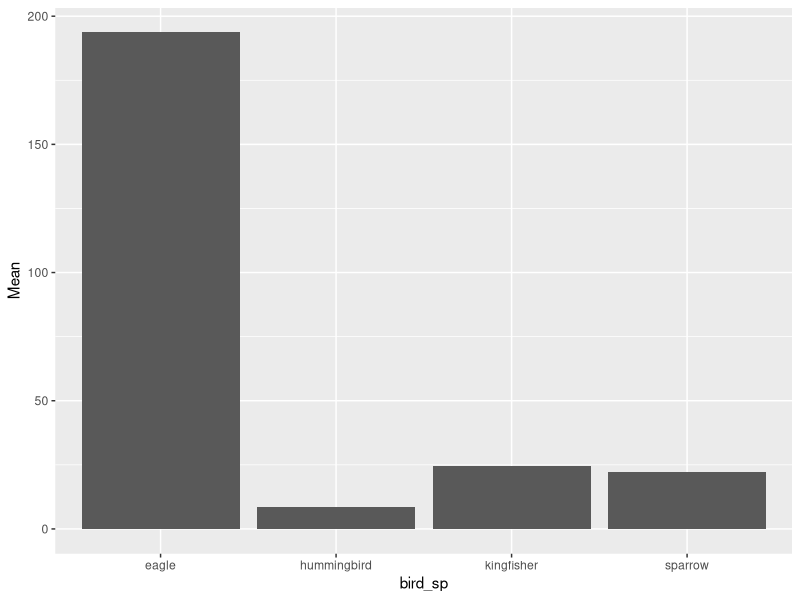

The R script that drew this image:
#Week 2 Coding Club: Intro to R
#Challenge yourself section
#Written by John McAuley 2/10/2019 University of Edinburgh

#Clear R's Brain
rm(list = ls())
library('dplyr')
library('ggplot2')
bird_sp <- c("sparrow", 'kingfisher', 'eagle', 'hummingbird')
bird_sp <- c(bird_sp, bird_sp, bird_sp)
bird_sp
wingspan <- c(22,26,195,8,24,23,201,9,21,25,185,9)
x <- as.data.frame(cbind(bird_sp,wingspan))
x$wingspan <- as.numeric(as.character(x$wingspan))

#Using dplyr to find the mean for each species

x %>%
  group_by(bird_sp) %>%
  summarise(Mean = mean(wingspan)) %>% 
  ggplot(aes(x= bird_sp, y=Mean)) +
  geom_col()
  
